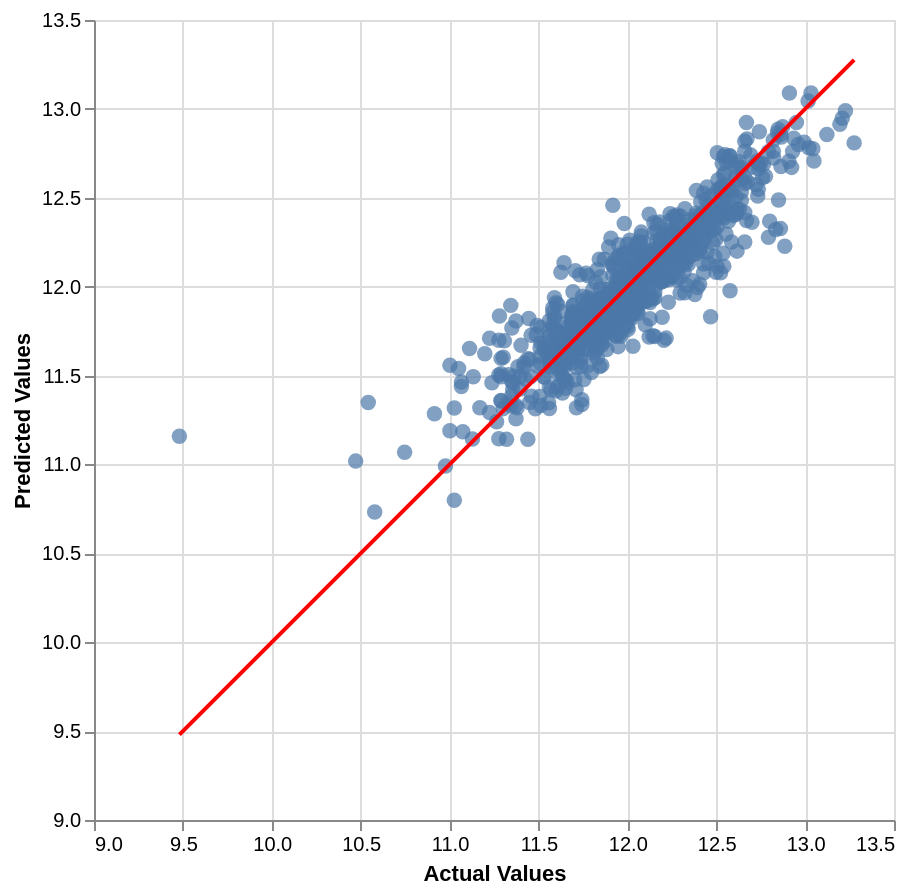

Notebook code for this chart:
### Code cell
f_evaluate_results(
    ps_y_true = ps_y_log_test,
    ps_y_pred = mo_knn.predict(df_X_test_scaled)
)

### Figure 1 — Vega-Lite specification as saved in the notebook (floating-point values rounded to 4 significant figures; data arrays with more than 128 entries replaced by an {"elided": "..."} marker saying what was removed)
{"config": {"view": {"continuousWidth": 300, "continuousHeight": 300}}, "layer": [{"data": {"name": "data-a6e9e00a675d0eb945ed8f2a4f80c482"}, "mark": {"type": "circle", "size": 60}, "encoding": {"tooltip": [{"field": "Actual", "format": ".2f", "type": "quantitative"}, {"field": "Predicted", "format": ".2f", "type": "quantitative"}, {"field": "Row index", "type": "quantitative"}], "x": {"field": "Actual", "scale": {"domain": [9.48, 13.28]}, "title": "Actual Values", "type": "quantitative"}, "y": {"field": "Predicted", "scale": {"domain": [9.48, 13.28]}, "title": "Predicted Values", "type": "quantitative"}}}, {"data": {"name": "data-09478fdb84d800b1bda0ff55139c2a61"}, "mark": {"type": "line", "color": "red"}, "encoding": {"x": {"field": "x", "type": "quantitative"}, "y": {"field": "y", "type": "quantitative"}}}], "height": 400, "resolve": {"scale": {"x": "shared", "y": "shared"}}, "width": 400, "$schema": "https://vega.github.io/schema/vega-lite/v6.1.0.json", "datasets": {"data-a6e9e00a675d0eb945ed8f2a4f80c482": {"elided": "966 records"}, "data-09478fdb84d800b1bda0ff55139c2a61": [{"x": 9.48, "y": 9.48}, {"x": 13.28, "y": 13.28}]}}
